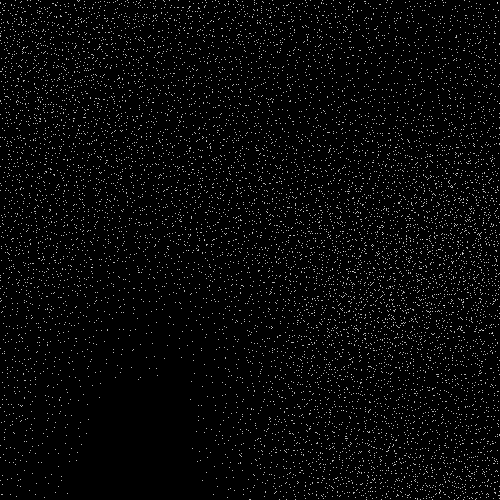
Frame 1 (no input)
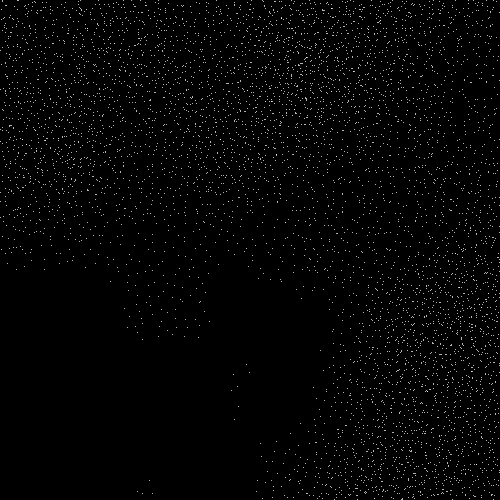
Frame 60 (the mouse pressed at the canvas centre just before this capture)
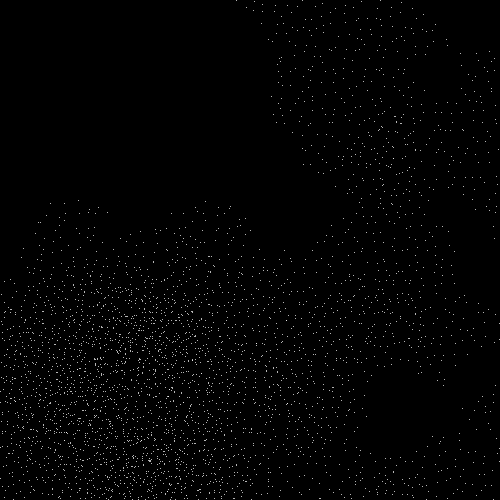
Frame 120 (the mouse held since frame 60 and released just before this capture)

The Processing sketch that drew these frames (run headless with seeded random() and noise(); from frame 60 on, the mouse is pressed at the canvas centre):

// Processing sketch: noise
// ── noise.pde
//http://openprocessing.org/sketch/332807
//still sick and jet lagged, I am getting back to original stuff tomorrow
 
float wNoise, hNoise, tNoise;
float noiseScale = 0.003;
float step = 10;
 
void setup(){
  size(500, 500);
  frameRate(30);
  wNoise = random(1000);
  hNoise = random(1000);
  tNoise = random(1000);
}
 
void draw(){
  background(0);
  stroke(255);
   
  float time = frameCount * 0.02;
  for(int w = 0; w < width; w += step){
    for(int h = 0; h < height; h += step){
      // for javascript mode
      int pNum = int(map(pow(noise(wNoise + w * noiseScale, hNoise + h * noiseScale, tNoise + time), 2), 0.1, 0.9, 0, 20));
      //for java mode
//      int pNum = int(map(pow(noise(wNoise + w * noiseScale, hNoise + h * noiseScale, tNoise + time), 2), 0, 1, 0, 20));
      for(int i = 0; i < pNum; i++){
        float pw = map(random(1), 0, 1, w, w + step);
        float ph = map(random(1), 0, 1, h, h + step);
        point(pw, ph);
      }
    }
  }
}
